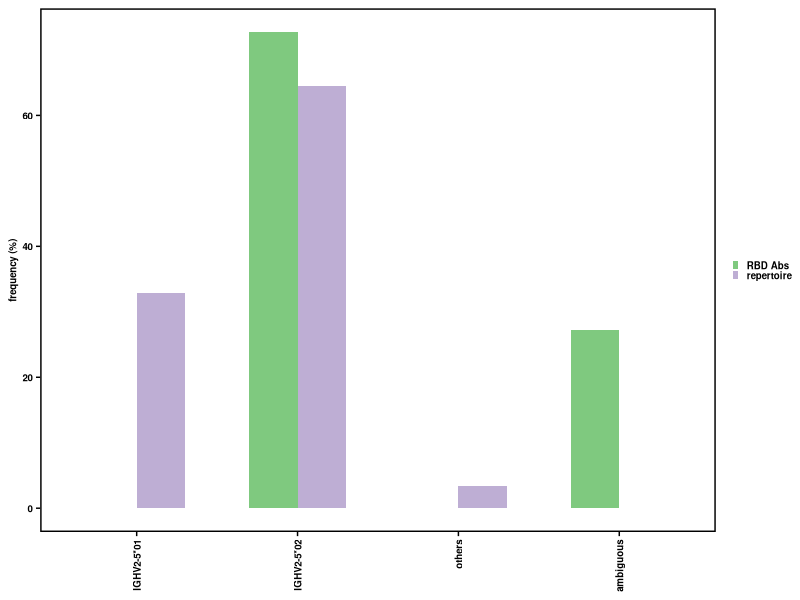

Write the R code that produced this figure.
library(ggplot2)
library(RColorBrewer)
library(readr)
library(dplyr)
require(cowplot)
library(stringr)

plot_error_bar <- function(data,graphname){
  palette  <- c(brewer.pal(3,"Accent"))
  textsize <- 7
  p <-  ggplot() +
          geom_bar(data=data, aes(x=allele, y=freq*100, fill=class), stat='identity', width=0.6, position=position_dodge()) +
          scale_fill_manual(values=palette,drop=FALSE) +
          #geom_errorbar(data = data,aes(x=V_gene,ymin=(mean-SD)*100, ymax=(mean+SD)*100,group=type),
          #              size=0.25, width=0.5,position=position_dodge(), color='gray30') +
          theme_cowplot(12) +
          theme(axis.text=element_text(size=textsize,face="bold",colour = 'black'),
                axis.text.x=element_text(angle=90,hjust=1,vjust=0.5,colour = 'black'),
                axis.text.y=element_text(hjust=1,vjust=0.5,colour = 'black'),
                axis.title.x=element_blank(),
                axis.title.y=element_text(size=textsize,face="bold"),
                axis.line = element_line(colour = 'black', size = 0),
                panel.border = element_rect(colour = "black", fill=NA, size=1),
                legend.position = "right",
                legend.title    = element_blank(),
                legend.text=element_text(size=textsize,face="bold"),
                legend.justification='center',
                legend.key.size = unit(0.3,"line")) +
          ylab("frequency (%)")
  ggsave(graphname,p,width=1.9, height=1.4, bg='white', dpi=1200)
}

allele_levels <- c('IGHV2-5*01', 'IGHV2-5*02', 'others', 'ambiguous')
VH_baseline_df <- read_tsv('data/HV_2-5_freq.tsv') %>%
                    mutate(allele=factor(allele, levels=allele_levels))
plot_error_bar(VH_baseline_df, 'graph/Vgene2-5_baseline.png')
